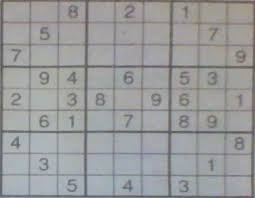
#> input picture ML/Day11_Nov30/Class/sudoku.jpg, 255 x 198 px
$ python q3.py
#> lines starting #> are read from the running program, lines starting #| are printed output that depends on the picture

'''
    3) Apply adaptive thresholding to make the sudoku.jpg image more reader. Try
    to do the same with other similar images.
'''
import cv2 as cv
import numpy as np

img=cv.imread('../Day11_Nov30/Class/sudoku.jpg',0)
#> img: shape (198, 255); min 82, max 187, mean 155.2

ret=cv.adaptiveThreshold(img,255,cv.ADAPTIVE_THRESH_GAUSSIAN_C,cv.THRESH_BINARY,11,2)
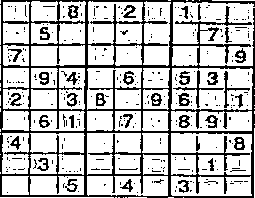
#> ret: shape (198, 255); 74.9% white; black in thin lines or dots
print(ret)
#> (printed output is left out)
cv.imshow('Adaptive Threshold',ret)
cv.waitKey(0)
